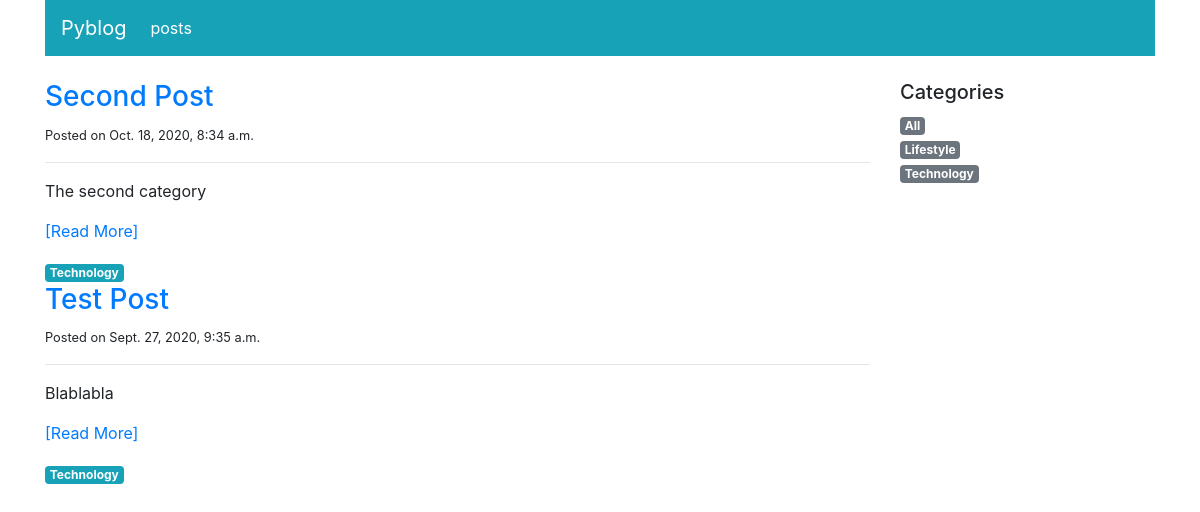
The page /blog/posts/ on the database as committed earlier.
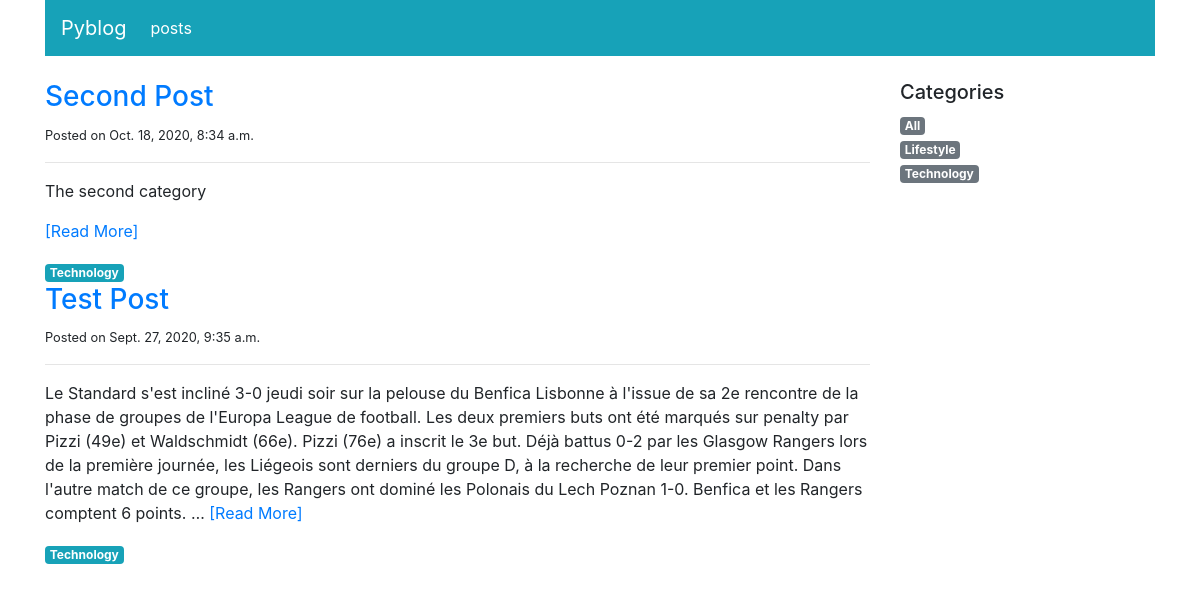
The same page on the database as committed later.
### blog/models.py (models this page shows, shortened)
class Post(models.Model):
    title = models.CharField(max_length=166)
    category = models.ForeignKey('PostCategory',
                                 null=True,
                                 blank=True,
                                 on_delete=models.DO_NOTHING)
    published = models.BooleanField(default=False)
    text = models.TextField(blank=True)
    created_at = models.DateTimeField(auto_now_add=True,null=True)

class PostCategory(models.Model):
    name = models.CharField(max_length=50)
    def slug(self):
        return slugify(self.name)

### blog/views.py (the view)
# urls.py: path('posts/', views.post_list, name='home'),
def post_list(request, category_name=model_helpers.post_category_all.slug()):
    category, posts = model_helpers.get_category_and_posts(category_name)
    categories = model_helpers.get_category()
    context = {
        'navigation_items': navigation.navigation_items(navigation.NAV_POSTS),
        'category': category,
        'posts': posts,
        'categories': categories,
    }
    return render(request, 'blog/post_list.html', context)

### blog/model_helpers.py (called while the page is built, shortened)
def get_category_and_posts(category_name):
    posts = Post.objects.filter(published=True)
    if category_name == post_category_all.slug():
        category = post_category_all
    posts=posts.order_by('-created_at')
    return category, posts

def get_category():
    categories=list(PostCategory.objects.all().order_by('name'))
    categories.insert(0,post_category_all)
    return categories

### blog/navigation.py (called while the page is built)
def navigation_items(selected_item):
    items = []
    for name, url in NAV_ITEMS:
        items.append({
            'name': name,
            'url': url,
            'active': True if selected_item == name else False
        })
    return items

### blog/templates/blog/post_list.html (shortened to what this page needs)
{% extends 'base.html' %}
{% block content %}
<div class="col-sm-9">
    {% for post in posts %}
    <div>
        <h3><a href="{% url 'post_detail' post.pk %}">{{post.title}}</a></h3>
        <small>Posted on {{ post.created_at}}</small>
        <hr>
        <p class="text-muted">
            {{ post.text|linebreaks|safe|truncatewords:100 }}
            <a href="{% url 'post_detail' post.pk %}">[Read More]</a>
        </p>
        <a href="{% url 'post_list' post.category.slug %}" class="badge badge-info">
            {{ post.category.name|capfirst }}</a>
    </div>
    {% endfor %}
</div>
<div class="col-sm-3">
    <h5>Categories</h5>
    <ul class="list-unstyled">
        {% for cat in categories %}
        <li>
            <a href="{% url 'post_list' cat.slug %}"
               class="badge badge-secondary">
                {{ cat.name|capfirst }}
            </a>
        </li>
        {% endfor %}
    </ul>
</div>
{% endblock content %}

Rows that differ between the two databases and show on the page:
changed Post "Test Post": text "Blablabla" → "Le Standard s'est incliné 3-0 jeudi soir sur la pelouse du Benfica Lisbonne à l'issue de sa 2e rencontre de la phase de groupes de l'Europa League de football. Les deux premiers buts ont été marqués sur penalty par Pizzi (49e) et Waldschmidt (66e). Pizzi (76e) a inscrit le 3e but. Déjà battus 0-2 par les Glasgow Rangers lors de la première journée, les Liégeois sont derniers du groupe D, à la recherche de leur premier point. Dans l'autre match de ce groupe, les Rangers ont dominé les Polonais du Lech Poznan 1-0. Benfica et les Rangers comptent 6 points. …"
